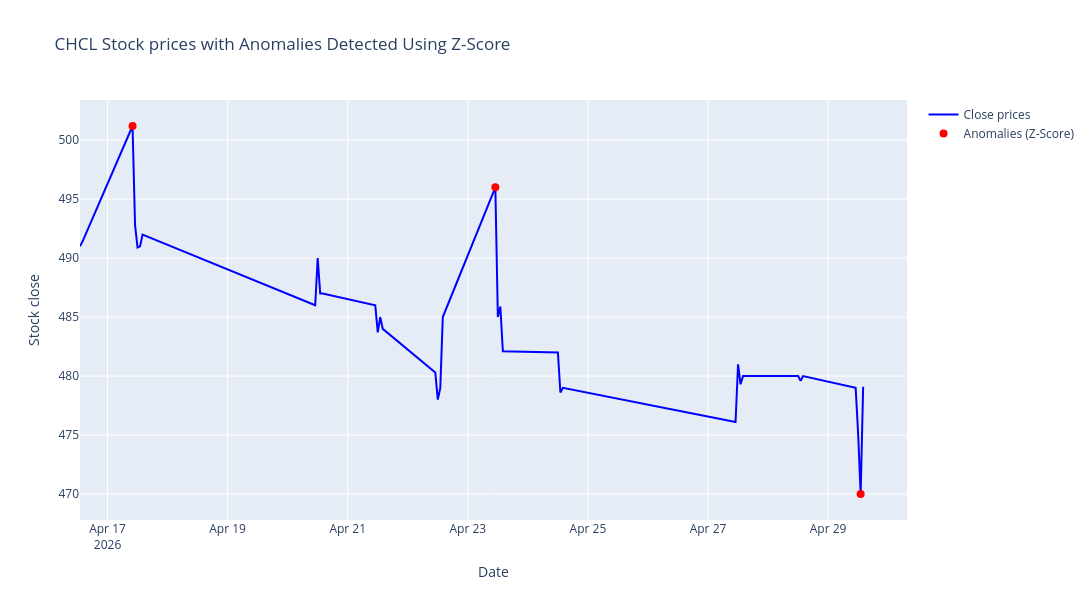

The cell this chart's notebook holds for it:
### Markdown cell above
### Z Score

### Code cell
# Calculate Z Score for close prices
df["Anomaly_Z_Score"] = zscore(df["close"])

# Identify anomalies where Z-Score >3 or < -3
anomalies_zscore = df[abs(df["Anomaly_Z_Score"]) > z_score_threshold]

# Create the figure
fig = go.Figure()

# Add 'Close' close line
fig.add_trace(
    go.Scatter(
        x=df.index,
        y=df["close"],
        mode="lines",
        name="Close prices",
        line=dict(color="blue", width=2),
    )
)

# Add anomalies (Z-score > 3 or < -3) as red markers
fig.add_trace(
    go.Scatter(
        x=anomalies_zscore.index,
        y=anomalies_zscore["close"],
        mode="markers",
        name="Anomalies (Z-Score)",
        marker=dict(color="red", size=8, symbol="circle"),
        showlegend=True,
    )
)

# Update layout for a larger figure size and title
fig.update_layout(
    title=f"{stock_name} Stock prices with Anomalies Detected Using Z-Score",
    xaxis_title="Date",
    yaxis_title="Stock close",
    autosize=False,
    width=1200,
    height=600,
)

# Show the plot
fig.show()
# df.sort_values(by="Anomaly_Z_Score",ascending=False).head()
anomalies_zscore.head()

### Figure 1 — Plotly figure (JSON) as saved in the notebook; plotly's stock layout.template omitted (floating-point values rounded to 4 significant figures)
{"data": [{"line": {"color": "blue", "width": 2}, "mode": "lines", "name": "Close prices", "type": "scatter", "x": ["2026-04-16T13:00:00.000000000", "2026-04-16T14:00:00.000000000", "2026-04-17T10:00:00.000000000", "2026-04-17T11:00:00.000000000", "2026-04-17T12:00:00.000000000", "2026-04-17T13:00:00.000000000", "2026-04-17T14:00:00.000000000", "2026-04-20T11:00:00.000000000", "2026-04-20T12:00:00.000000000", "2026-04-20T13:00:00.000000000", "2026-04-20T14:00:00.000000000", "2026-04-21T11:00:00.000000000", "2026-04-21T12:00:00.000000000", "2026-04-21T13:00:00.000000000", "2026-04-21T14:00:00.000000000", "2026-04-22T11:00:00.000000000", "2026-04-22T12:00:00.000000000", "2026-04-22T13:00:00.000000000", "2026-04-22T14:00:00.000000000", "2026-04-23T11:00:00.000000000", "2026-04-23T12:00:00.000000000", "2026-04-23T13:00:00.000000000", "2026-04-23T14:00:00.000000000", "2026-04-24T11:00:00.000000000", "2026-04-24T12:00:00.000000000", "2026-04-24T13:00:00.000000000", "2026-04-24T14:00:00.000000000", "2026-04-27T11:00:00.000000000", "2026-04-27T12:00:00.000000000", "2026-04-27T13:00:00.000000000", "2026-04-27T14:00:00.000000000", "2026-04-28T11:00:00.000000000", "2026-04-28T12:00:00.000000000", "2026-04-28T13:00:00.000000000", "2026-04-28T14:00:00.000000000", "2026-04-29T11:00:00.000000000", "2026-04-29T12:00:00.000000000", "2026-04-29T13:00:00.000000000", "2026-04-29T14:00:00.000000000"], "y": [491.0, 491.4, 501.2, 492.8, 490.9, 491.0, 492.0, 486.0, 490.0, 487.0, 487.0, 486.0, 483.7, 485.0, 484.0, 480.3, 478.0, 479.0, 485.0, 496.0, 485.0, 485.9, 482.1, 482.0, 482.0, 478.6, 479.0, 476.1, 481.0, 479.3, 480.0, 480.0, 480.0, 479.6, 480.0, 479.0, 475.1, 470.0, 479.1]}, {"marker": {"color": "red", "size": 8, "symbol": "circle"}, "mode": "markers", "name": "Anomalies (Z-Score)", "showlegend": true, "type": "scatter", "x": ["2026-04-17T10:00:00.000000000", "2026-04-23T11:00:00.000000000", "2026-04-29T13:00:00.000000000"], "y": [501.2, 496.0, 470.0]}], "layout": {"autosize": false, "height": 600, "title": {"text": "CHCL Stock prices with Anomalies Detected Using Z-Score"}, "width": 1200, "xaxis": {"title": {"text": "Date"}}, "yaxis": {"title": {"text": "Stock close"}}}}
